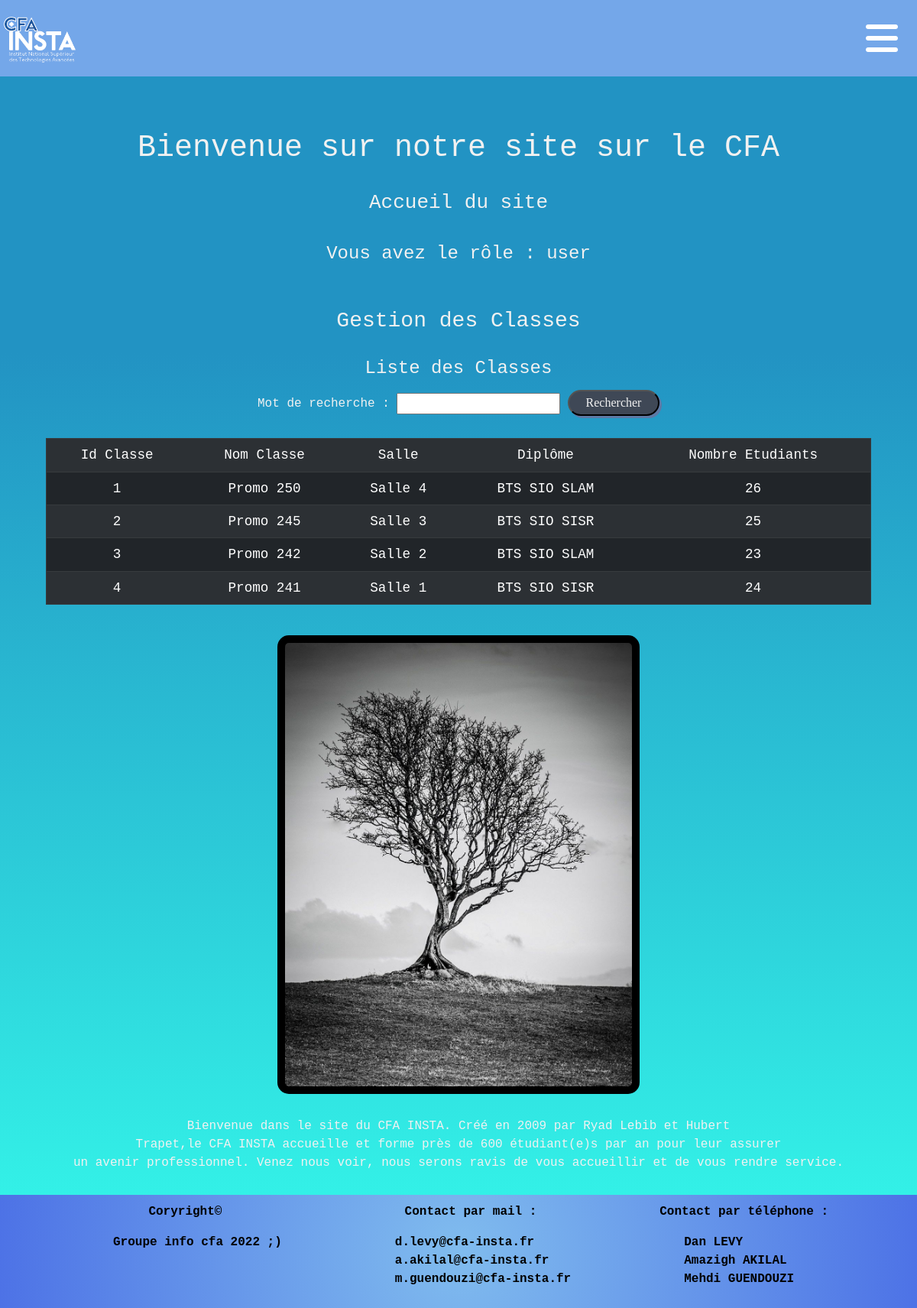
Screenshot of /home.php?page=3 (signed in) with the database file from the repository.
### tables this page shows
create table classe(
    idclasse int(3) not null auto_increment,
    nomClasse varchar(50) not null,
    salle varchar(50) not null,
    diplome varchar(50),
    nbEtudiants int(3) not null,
    primary key (idclasse)
);

### fonctions/fonctions.php (called while the page is built, shortened)
<?php
     function connexion ()
     {
        $con = mysqli_connect("localhost", "root", "", "groupe_cfa_250");
         return $con;
     }
function selectAllClasses (){
    $requete = "select * from classe; ";
    $con = connexion();
    if ($con){
        $lesClasses = mysqli_query($con, $requete);
    }
    else{
        return null;
    }
    return $lesClasses;
}
?>

### vues/vue_les_classes.php (the view, shortened to what this page needs)
<h4> Liste des Classes </h4>
<form method="post" action="">
    Mot de recherche :
    <input type="text" name="mot">
    <input class="boutonP" type="submit" name="Rechercher" value="Rechercher">
</form>
<br />
<div style="width: 90%;">
    <table class="table table-hover table-striped table-dark table_inline_flex" border="1">
        <tr>
            <td class="text-center align-midlle"> Id Classe</td>
            <td class="text-center align-midlle"> Nom Classe</td>
            <td class="text-center align-midlle"> Salle </td>
            <td class="text-center align-midlle"> Diplôme</td>
            <td class="text-center align-midlle"> Nombre Etudiants</td>
        </tr>
        <?php
        foreach ($lesClasses as $uneClasse) {
            echo "<tr>";
            echo "<td class='text-center align-middle'>" . $uneClasse['idclasse'] . "</td>";
            echo "<td class='text-center align-middle'>" . $uneClasse['nomClasse'] . "</td>";
            echo "<td class='text-center align-middle'>" . $uneClasse['salle'] . "</td>";
            echo "<td class='text-center align-middle'>" . $uneClasse['diplome'] . "</td>";
            echo "<td class='text-center align-middle'>" . $uneClasse['nbEtudiants'] . "</td>";
            echo "</tr>";
        }
        ?>
    </table>
</div><br />

### style1.css (style rules this page uses)
* { margin: 0; padding: 0; }
body { background: linear-gradient(180deg, rgba(34, 147, 195, 1) 27%, rgba(45, 253, 235, 0.9626225490196079) 100%); background-size: cover; color: #F1F1F1; background-repeat: no-repeat; font-family: 'Roboto Mono', monospace; min-width: 360px; height: 100%; }
@media all and (min-width: 1036px) { .table_inline_flex { margin-right: 50px; font-size: 1.1em; } }
.boutonP { margin: 5px 0; border-radius: 30px; font-family: fantasy; background-color: #3F4856; color: #F1F1F1; width: 120px; padding: 3px; box-shadow: 3px 3px #5D79A5; }

### rows the page displays
classe: idclasse "1", nomClasse "Promo 250", salle "Salle 4", diplome "BTS SIO SLAM", nbEtudiants "26"
classe: idclasse "2", nomClasse "Promo 245", salle "Salle 3", diplome "BTS SIO SISR", nbEtudiants "25"
classe: idclasse "3", nomClasse "Promo 242", salle "Salle 2", diplome "BTS SIO SLAM", nbEtudiants "23"
classe: idclasse "4", nomClasse "Promo 241", salle "Salle 1", diplome "BTS SIO SISR", nbEtudiants "24"

### other values shown
$_SESSION['role'] "user"
